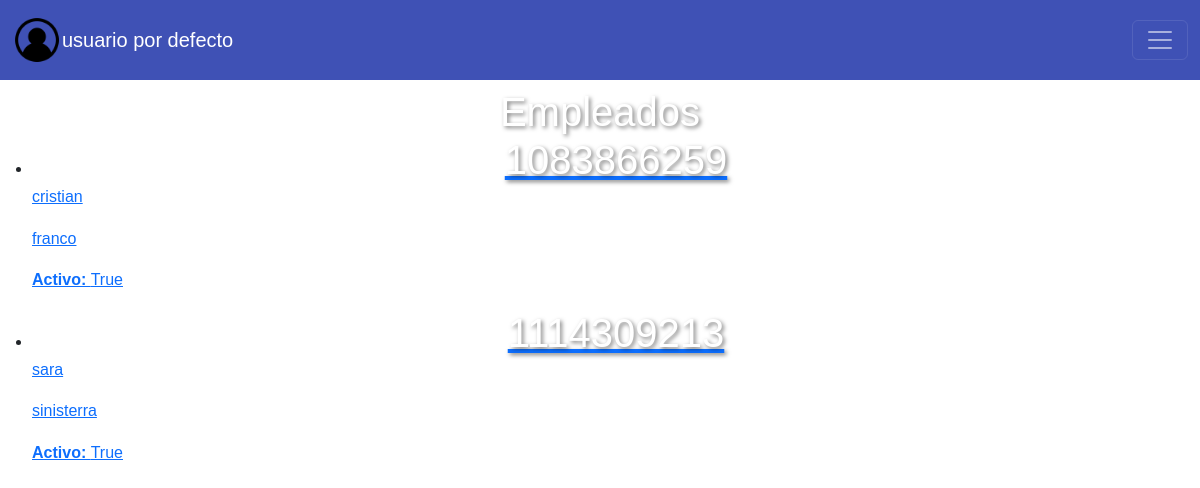
/empleados/, run on an earlier commit of the app's database.
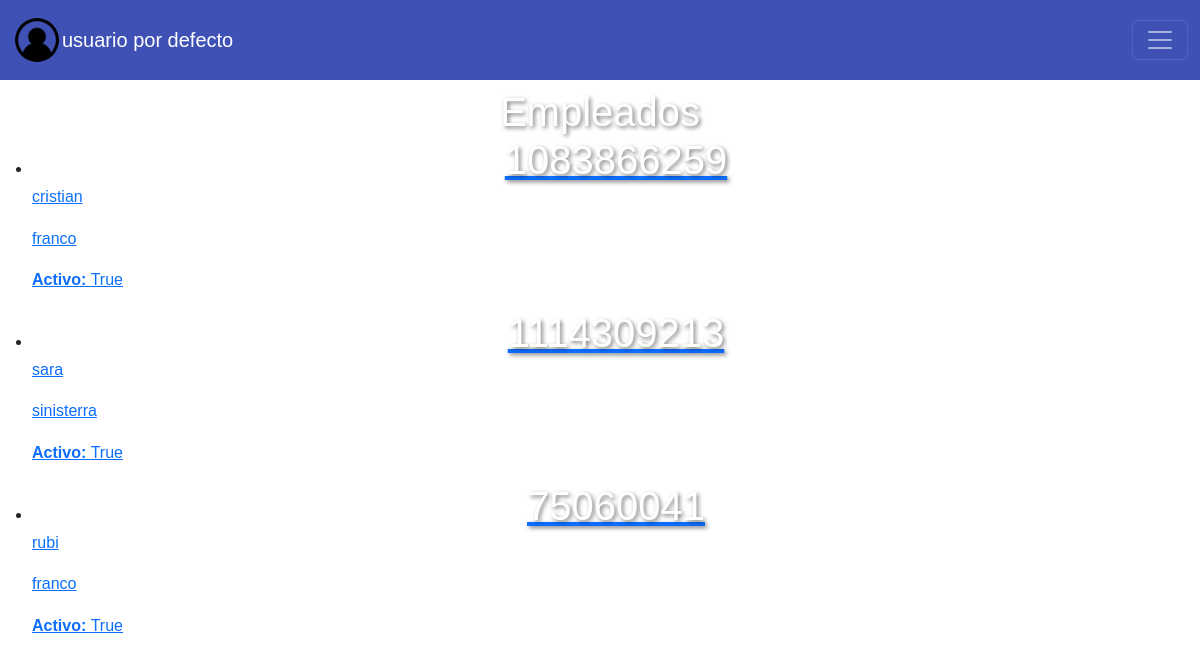
And on a later commit of the database.
### helados/models.py (models this page shows)
class Empleado (models.Model):
    nombre = models.CharField(max_length=200)
    apellido = models.CharField(max_length=200)
    documento = models.IntegerField (blank= False)
    telefono = models.IntegerField(blank= False, default=0)
    activo = models.BooleanField(default=True)

### helados/views.py (the view)
# urls.py: path('empleados/', views.Empleados, name='empleados'),
def Empleados(request):
    empleados = Empleado.objects.all()
    return render(request, 'empleados.html', {'empleados': empleados})

### helados/frontend/templates/empleados.html (shortened to what this page needs)
{% extends 'layouts/base.html' %}
{% block content %}
<h1> Empleados </h1>
<ul>
    {% for empleado in empleados %}
    <li>
        <a href="{% url 'editar_empleado' empleado.id %}">
            <h1>{{empleado.documento}}</h1>
            <p> {{empleado.nombre}} </p>
            <p> {{empleado.apellido}} </p>
            <b>Activo: </b> {{ empleado.activo }}
            </a>
    </li>
    {% endfor %}
</ul>
{% endblock %}

### helados/frontend/templates/layouts/base.html (shortened to what this page needs)
{% load static %}
<!DOCTYPE html>
<html lang="en">
<head>
    <link rel="stylesheet" href="https://cdn.jsdelivr.net/npm/bootstrap@5.3.3/dist/css/bootstrap.min.css">
    <link rel="stylesheet" href="{% static 'styles/pagina.css' %}">
    <link rel="stylesheet" href="{% static 'styles/pageConNavegacion.css' %}">
</head>
<body>
    <nav class="navbar navbar-dark fixed-top custom-navbar">
      <div class="container-fluid d-flex align-items-center">
          <a class="navbar-brand d-flex align-items-center" href="#">
              <img src="../../static/images/avatar.png" alt="Logo" width="50" height="50" class="d-inline-block align-text-top rounded-circle">
              {% block user %} usuario por defecto {% endblock %}
          </a>
          <button class="navbar-toggler" type="button" data-bs-toggle="offcanvas" data-bs-target="#offcanvasNavbar" aria-controls="offcanvasNavbar" aria-label="Toggle navigation">
              <span class="navbar-toggler-icon"></span>
          </button>
      </div>
  </nav>
  {% block content %}
  {% endblock %}
</body>
</html>

### helados/frontend/static/styles/pagina.css (style rules this page uses)
body, html { margin: 0; padding: 0; font-family: Arial, sans-serif; line-height: 1.6; background-color: white; }
h1 { color: white; text-align: center; font-size: 2.5em; margin: 0; position: relative; z-index: 2; text-shadow: 2px 2px 4px rgba(0,0,0,0.5); }

### helados/frontend/static/styles/pageConNavegacion.css (style rules this page uses)
body { padding-top: 88px; margin: 0; font-family: Arial, sans-serif; background-color: white; }
.navbar { height: 80px; }
.navbar-toggler { display: block !important; }
.custom-navbar { background-color: #3f51b5; }

What changed in the data, as far as the page shows it:
added Empleado: documento "75060041", nombre "rubi", apellido "franco", activo "True"
